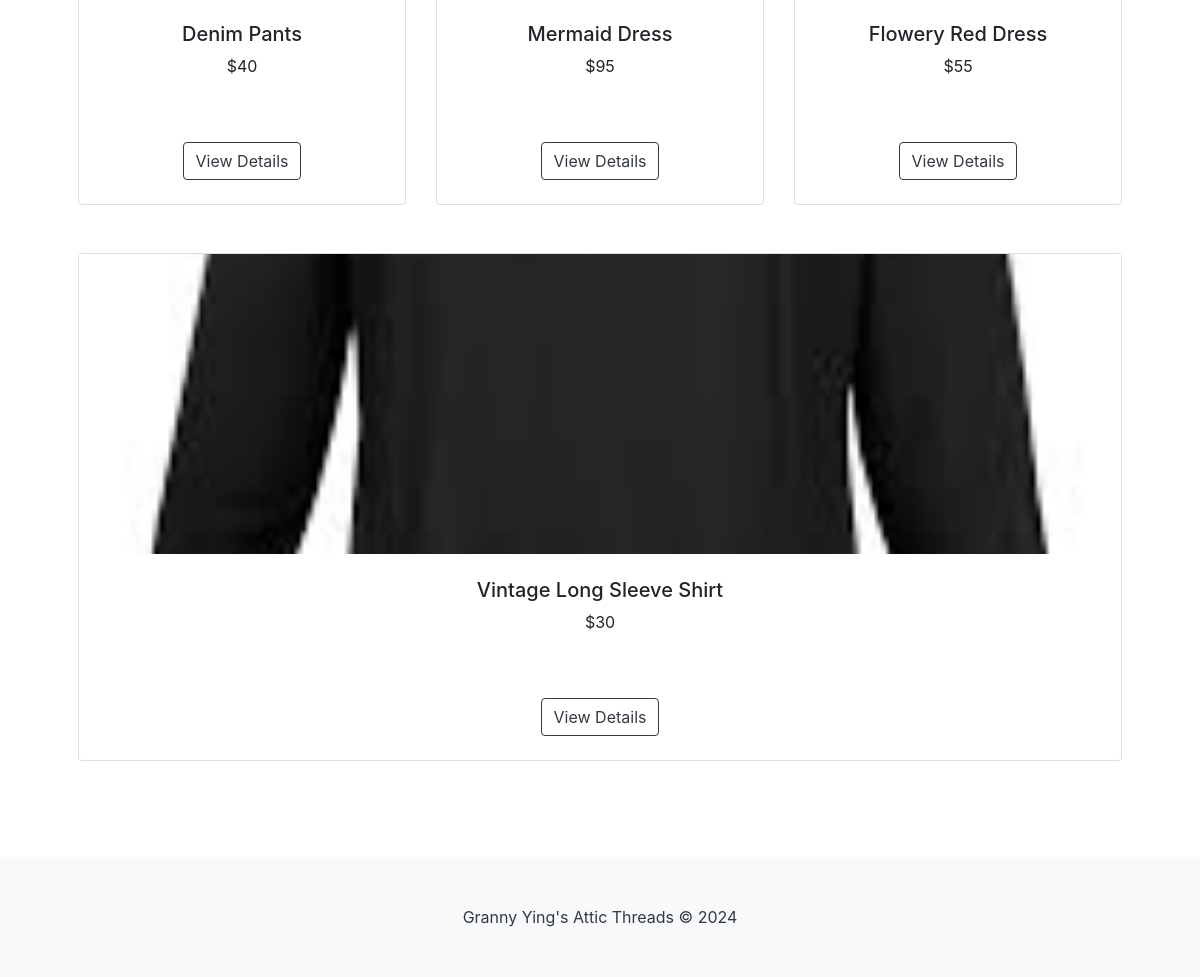
The app's page /view_products (signed in, lower part), older data.
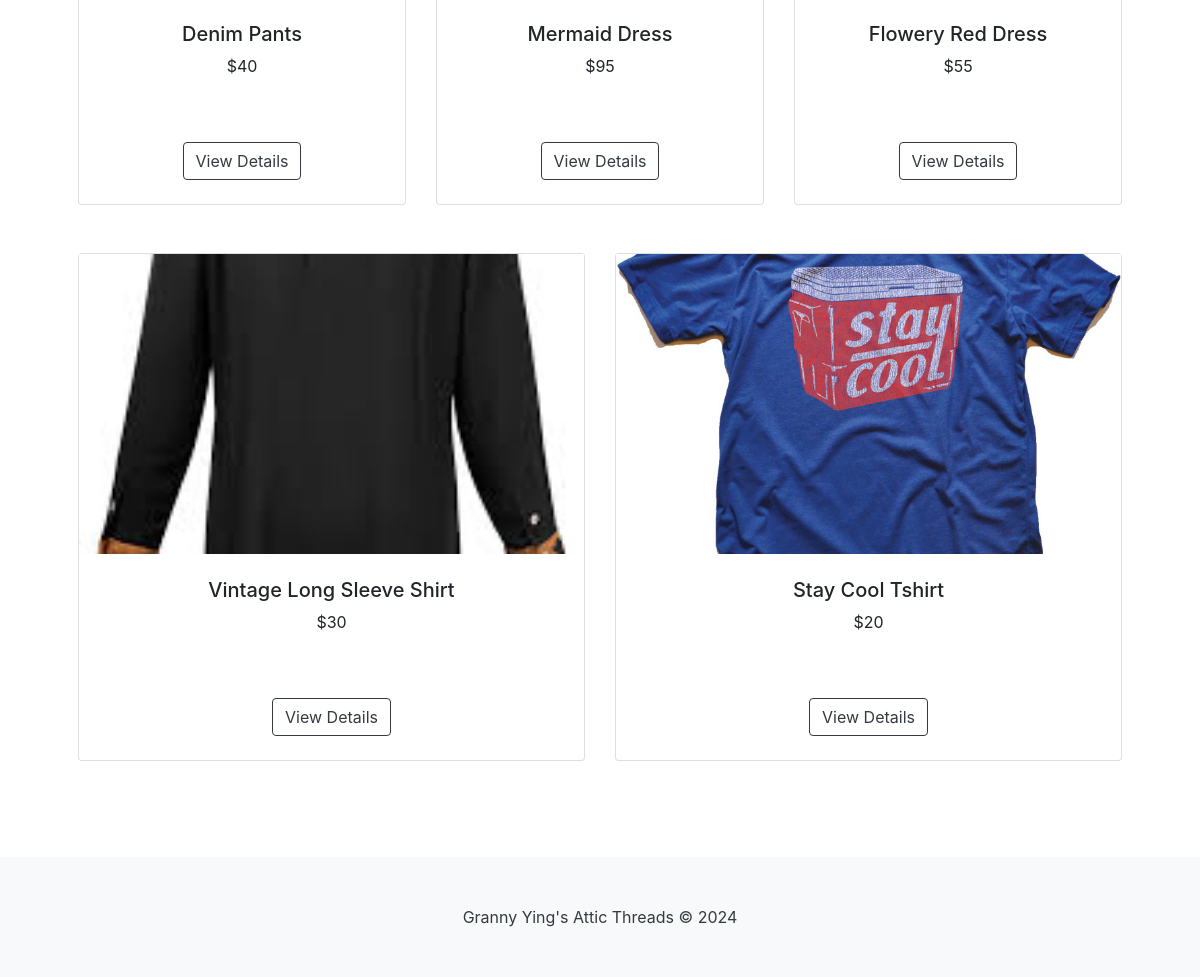
The same page, newer data.
### tables this page shows
CREATE TABLE "Products" (
	"product_id"	INTEGER NOT NULL,
	"user_id"	INTEGER NOT NULL,
	"product_name"	VARCHAR(45) NOT NULL,
	"description"	VARCHAR(45) NOT NULL,
	"price"	DECIMAL(10, 2),
	"size"	VARCHAR(10),
	"condition"	VARCHAR(20) NOT NULL,
	"image_url"	VARCHAR(255),
	"quantity"	INTEGER NOT NULL,
	"created_at"	DATETIME NOT NULL,
	"verified"	BOOLEAN NOT NULL,
	PRIMARY KEY("product_id" AUTOINCREMENT),
	FOREIGN KEY("user_id") REFERENCES "Users"("user_id")
);

### app.py (the view)
@app.route('/view_products')
def view_products():
    if 'user_id' in session:
        user_id = session['user_id']
    conn = sqlite3.connect('database.db')
    cursor = conn.cursor()
    cursor.execute("SELECT product_id, product_name, price, image_url FROM Products")
    products = cursor.fetchall()
    conn.close()
    products_list = []
    for product in products:
        product_dict = {
            'product_id': product[0],
            'product_name': product[1],
            'price': product[2],
            'image_url': product[3]
        }
        products_list.append(product_dict)
    return render_template('view_products.html', products_list=products_list, user_id=user_id)

### templates/view_products.html (shortened to what this page needs)
<!DOCTYPE html>
<html lang="en">
    {% include "header.html" %}
    <head>
    </head>
    <body>
        <section class="py-5">
            <div class="container px-4 px-lg-5 mt-5">
                {% for i in range(0, products_list|length, 3) %}
                <div class="row justify-content-center">
                    {% for product in products_list[i:i+3] %}
                        <div class="col mb-5{% if loop.index == 3 and loop.first %} offset-md-2{% endif %}">
                            <div class="card h-100">
                                <img class="product-img" src="{{ url_for('static', filename='productImg/' + product.image_url + '.jpg') }}" alt="{{ product.product_name }}">
                                <div class="card-body p-4">
                                    <div class="text-center">
                                        <h5 class="fw-bolder">{{ product.product_name }}</h5>
                                        <p>${{ product.price }}</p>
                                    </div>
                                </div>
                                <div class="card-footer p-4 pt-0 border-top-0 bg-transparent">
                                    <div class="text-center"><a class="btn btn-outline-dark mt-auto" href="{{ url_for('product_details', product_id=product.product_id) }}">View Details</a></div>
                                </div>
                            </div>
                        </div>
                    {% endfor %}
                </div>
                {% endfor %}
            </div>
        </section>
    </body>
    {% include "footer.html" %}
</html>

Row changes from the older to the newer data that the page shows:
added Products: image_url (picture), product_name "Stay Cool Tshirt", price "20"
